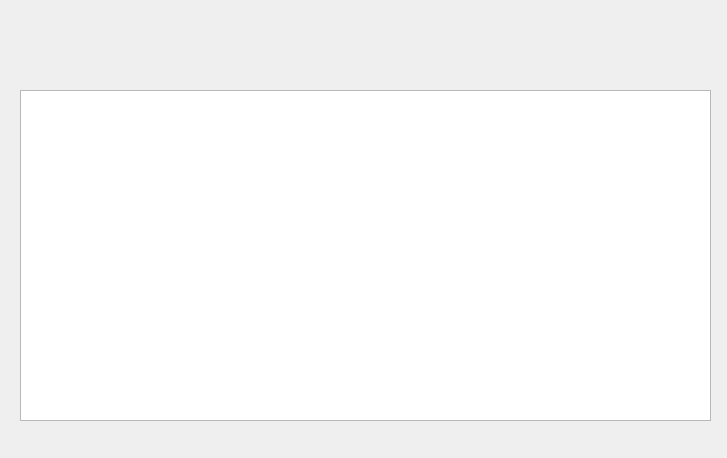
<?xml version="1.0" encoding="UTF-8"?>
<ui version="4.0">
 <class>CANLogForm</class>
 <widget class="QWidget" name="CANLogForm">
  <property name="geometry">
   <rect>
    <x>0</x>
    <y>0</y>
    <width>727</width>
    <height>458</height>
   </rect>
  </property>
  <property name="windowTitle">
   <string>Form</string>
  </property>
  <widget class="QTableView" name="tableView">
   <property name="geometry">
    <rect>
     <x>20</x>
     <y>90</y>
     <width>691</width>
     <height>331</height>
    </rect>
   </property>
  </widget>
 </widget>
 <resources/>
 <connections/>
</ui>
